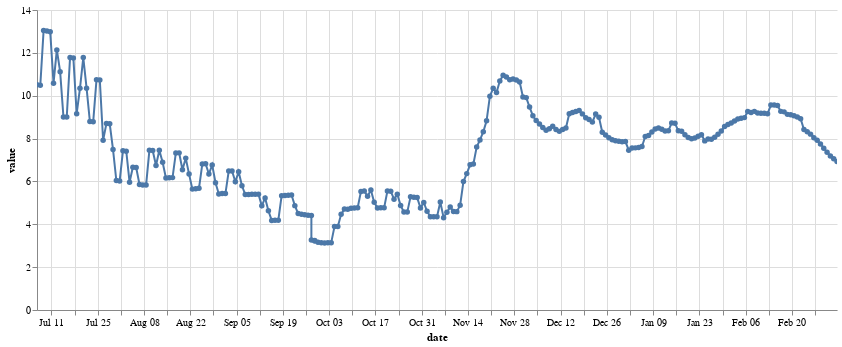

The cell this chart's notebook holds for it:
### Code cell
mars_price_chart = alt.Chart(df).mark_line(point = True).encode(
    x=alt.X('date:T'),
    y=alt.X('value:Q'),
    tooltip=[alt.Tooltip('date:T', format='%Y-%m-%d %H:%M'),'value:Q']
).properties(width=800).properties(height=300).configure_view(strokeOpacity=0).interactive()
mars_price_chart

### Figure 1 — Vega-Lite specification as saved in the notebook (floating-point values rounded to 4 significant figures; data arrays with more than 128 entries replaced by an {"elided": "..."} marker saying what was removed)
{"config": {"view": {"continuousWidth": 400, "continuousHeight": 300, "strokeOpacity": 0}}, "data": {"name": "data-4d01e286136ba7d34dec198fab93de07"}, "mark": {"type": "line", "point": true}, "encoding": {"tooltip": [{"field": "date", "format": "%Y-%m-%d %H:%M", "type": "temporal"}, {"field": "value", "type": "quantitative"}], "x": {"field": "date", "type": "temporal"}, "y": {"field": "value", "type": "quantitative"}}, "height": 300, "selection": {"selector013": {"type": "interval", "bind": "scales", "encodings": ["x", "y"]}}, "width": 800, "$schema": "https://vega.github.io/schema/vega-lite/v4.17.0.json", "datasets": {"data-4d01e286136ba7d34dec198fab93de07": {"elided": "245 records"}}}
